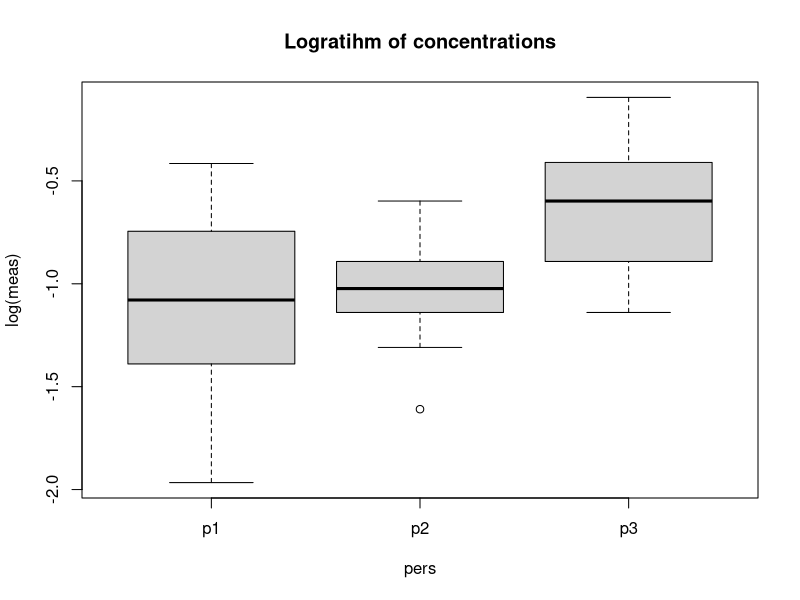
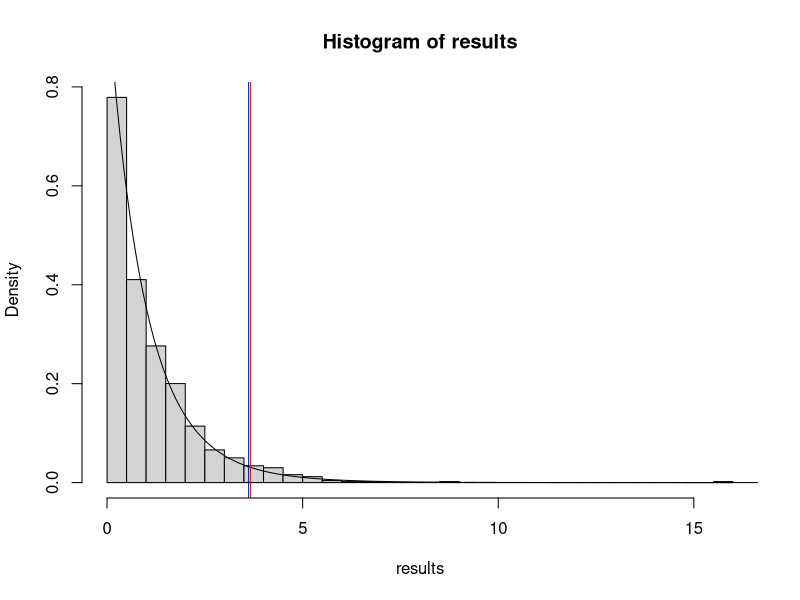
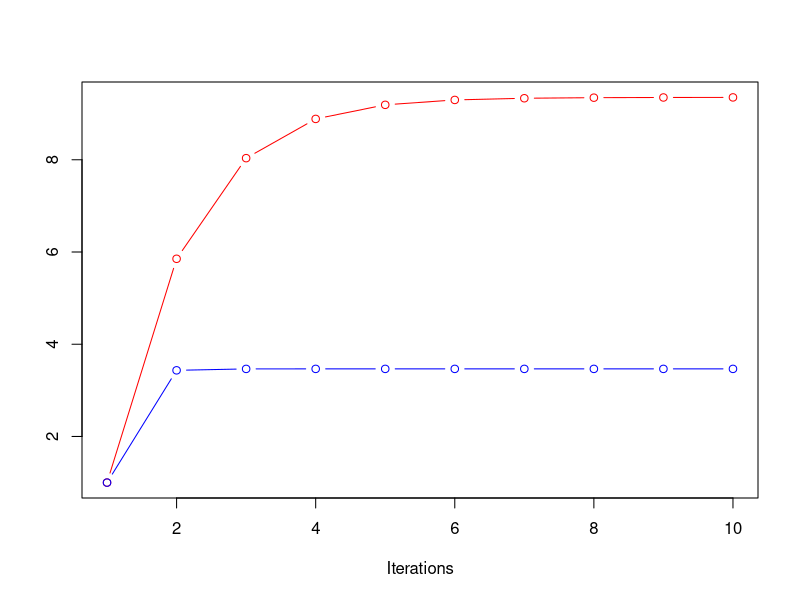

Recreate these plots in R, in order.
## ---- chunk 1
knitr::opts_chunk$set(echo = TRUE)
library(data.table)
## ---- chunk 2
set.seed(314)
bilirubin <- read.table("bilirubin.txt",header=T)
boxplot(log(meas)~pers, data = bilirubin, main = "Logratihm of concentrations")
linearmodel = lm(log(meas)~pers, data = bilirubin)
Fval = summary(linearmodel)$fstatistic[1] # Value of F-statistic
Fval
n1 = 11; n2 = 10; n3 = 8; n = n1 + n2 + n3
permTest <- function(){
  permbilirubin = copy(bilirubin)
  permbilirubin$meas = sample(bilirubin$meas,n, replace = F)
  linearmodel = lm(log(meas)~pers, data = permbilirubin)
  return(summary(linearmodel)$fstatistic[1])
}
B = 999
results = replicate(B,permTest())
hist(results, freq=F, breaks=50)
x = (0:1000)/12
pdf = sapply(x,df,2,26)
lines(x,pdf)
abline(v = Fval, col = "red")
newp = length(which(results >= Fval))/B
newp
abline(v = qf(1-newp, 2,26), col= "blue")
#legend("upperright", legend= c("old F value", "new F value"))
## ---- chunk 3
z = read.table('z.txt', header = FALSE, sep = "", dec = ".")
u = read.table('u.txt', header = FALSE, sep = "", dec = ".")
n = length(z[,])
lambda_0_next <- function(lambda_0_prev){
  sum = 0
  for (i in 1:n){
    if (u[i,] == 1){sum = sum + z[i,]}
    else {sum = sum + 1.0/lambda_0_prev - z[i,]/(exp(lambda_0_prev * z[i,])-1)}
  }
  return(n/sum)
}
lambda_1_next <- function(lambda_1_prev){
  sum = 0
  for (i in 1:n){
    if (u[i,] == 0){sum = sum + z[i,]}
    else {sum = sum + 1.0/lambda_1_prev - z[i,]/(exp(lambda_1_prev * z[i,])-1)}
  }
  return(n/sum)
}
MAXITER = 10
lambda_0_list = numeric(MAXITER)
lambda_1_list = numeric(MAXITER)
lambda_0 = 1.0
lambda_1 = 1.0
lambda_0_list[1] = lambda_0
lambda_1_list[1] = lambda_1
for (j in 1:(MAXITER-1)){
    lambda_0_list[j+1] = lambda_0_next(lambda_0_list[j])
    lambda_1_list[j+1] = lambda_1_next(lambda_1_list[j])
}

plot(lambda_1_list, type="b", main="", xlab = "Iterations", ylab="", col="red")
lines(lambda_0_list, type="b", col="blue")
